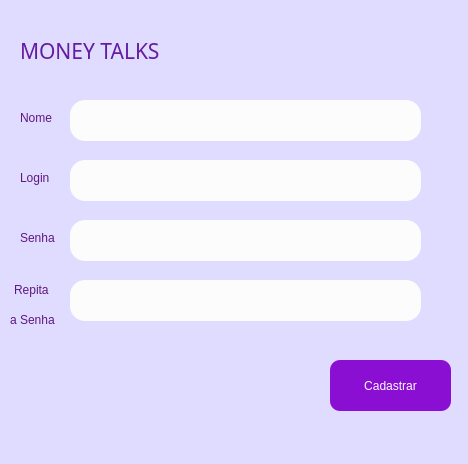
<?xml version="1.0" encoding="UTF-8"?>
<ui version="4.0">
 <class>MainWindow</class>
 <widget class="QMainWindow" name="MainWindow">
  <property name="geometry">
   <rect>
    <x>0</x>
    <y>0</y>
    <width>468</width>
    <height>464</height>
   </rect>
  </property>
  <property name="windowTitle">
   <string>Cadastro</string>
  </property>
  <property name="styleSheet">
   <string notr="true">background-color: rgb(224, 220, 255);</string>
  </property>
  <widget class="QWidget" name="centralwidget">
   <widget class="QLineEdit" name="lineEdit">
    <property name="geometry">
     <rect>
      <x>70</x>
      <y>100</y>
      <width>351</width>
      <height>41</height>
     </rect>
    </property>
    <property name="styleSheet">
     <string notr="true">border-color: rgb(100, 8, 108);
background-color: rgb(252, 252, 252);
font: 9pt &quot;MS Shell Dlg 2&quot;;
border-radius: 15px;</string>
    </property>
   </widget>
   <widget class="QLineEdit" name="lineEdit_2">
    <property name="geometry">
     <rect>
      <x>70</x>
      <y>160</y>
      <width>351</width>
      <height>41</height>
     </rect>
    </property>
    <property name="styleSheet">
     <string notr="true">border-color: rgb(100, 8, 108);
background-color: rgb(252, 252, 252);
font: 9pt &quot;MS Shell Dlg 2&quot;;
border-radius: 15px;</string>
    </property>
   </widget>
   <widget class="QLineEdit" name="lineEdit_3">
    <property name="geometry">
     <rect>
      <x>70</x>
      <y>220</y>
      <width>351</width>
      <height>41</height>
     </rect>
    </property>
    <property name="styleSheet">
     <string notr="true">border-color: rgb(100, 8, 108);
background-color: rgb(252, 252, 252);
font: 9pt &quot;MS Shell Dlg 2&quot;;
border-radius: 15px;</string>
    </property>
    <property name="echoMode">
     <enum>QLineEdit::Password</enum>
    </property>
   </widget>
   <widget class="QLineEdit" name="lineEdit_4">
    <property name="geometry">
     <rect>
      <x>70</x>
      <y>280</y>
      <width>351</width>
      <height>41</height>
     </rect>
    </property>
    <property name="styleSheet">
     <string notr="true">border-color: rgb(100, 8, 108);
background-color: rgb(252, 252, 252);
font: 9pt &quot;MS Shell Dlg 2&quot;;
border-radius: 15px;</string>
    </property>
    <property name="echoMode">
     <enum>QLineEdit::Password</enum>
    </property>
   </widget>
   <widget class="QLabel" name="label">
    <property name="geometry">
     <rect>
      <x>90</x>
      <y>340</y>
      <width>301</width>
      <height>16</height>
     </rect>
    </property>
    <property name="styleSheet">
     <string notr="true">color: rgb(170, 0, 0);
font: 9pt &quot;MS Shell Dlg 2&quot;;</string>
    </property>
    <property name="text">
     <string/>
    </property>
   </widget>
   <widget class="QLabel" name="label_2">
    <property name="geometry">
     <rect>
      <x>20</x>
      <y>110</y>
      <width>41</width>
      <height>16</height>
     </rect>
    </property>
    <property name="styleSheet">
     <string notr="true">color: rgb(96, 23, 127);
font: 9pt &quot;MS Shell Dlg 2&quot;;</string>
    </property>
    <property name="text">
     <string>Nome</string>
    </property>
   </widget>
   <widget class="QLabel" name="label_3">
    <property name="geometry">
     <rect>
      <x>20</x>
      <y>170</y>
      <width>41</width>
      <height>16</height>
     </rect>
    </property>
    <property name="styleSheet">
     <string notr="true">color: rgb(96, 23, 127);
font: 9pt &quot;MS Shell Dlg 2&quot;;</string>
    </property>
    <property name="text">
     <string>Login</string>
    </property>
   </widget>
   <widget class="QLabel" name="label_4">
    <property name="geometry">
     <rect>
      <x>20</x>
      <y>230</y>
      <width>41</width>
      <height>16</height>
     </rect>
    </property>
    <property name="styleSheet">
     <string notr="true">color: rgb(96, 23, 127);
font: 9pt &quot;MS Shell Dlg 2&quot;;</string>
    </property>
    <property name="text">
     <string>Senha</string>
    </property>
   </widget>
   <widget class="QLabel" name="label_5">
    <property name="geometry">
     <rect>
      <x>10</x>
      <y>310</y>
      <width>61</width>
      <height>20</height>
     </rect>
    </property>
    <property name="styleSheet">
     <string notr="true">color: rgb(96, 23, 127);
font: 9pt &quot;MS Shell Dlg 2&quot;;</string>
    </property>
    <property name="text">
     <string>a Senha</string>
    </property>
   </widget>
   <widget class="QPushButton" name="pushButton">
    <property name="geometry">
     <rect>
      <x>330</x>
      <y>360</y>
      <width>121</width>
      <height>51</height>
     </rect>
    </property>
    <property name="styleSheet">
     <string notr="true">font: 75 9pt &quot;MS Shell Dlg 2&quot;;
color: rgb(252, 252, 252);
background-color: rgb(176, 56, 114);
background-color: rgb(139, 15, 211);
border-radius: 10px;</string>
    </property>
    <property name="text">
     <string>Cadastrar</string>
    </property>
   </widget>
   <widget class="QLabel" name="label_7">
    <property name="geometry">
     <rect>
      <x>390</x>
      <y>20</y>
      <width>71</width>
      <height>61</height>
     </rect>
    </property>
    <property name="text">
     <string/>
    </property>
    <property name="pixmap">
     <pixmap>../../OneDrive/Área de Trabalho/Icones/cadastro (0.png</pixmap>
    </property>
   </widget>
   <widget class="QLabel" name="label_8">
    <property name="geometry">
     <rect>
      <x>14</x>
      <y>280</y>
      <width>41</width>
      <height>20</height>
     </rect>
    </property>
    <property name="styleSheet">
     <string notr="true">color: rgb(96, 23, 127);
font: 9pt &quot;MS Shell Dlg 2&quot;;</string>
    </property>
    <property name="text">
     <string>Repita</string>
    </property>
   </widget>
   <widget class="QLabel" name="label_9">
    <property name="geometry">
     <rect>
      <x>310</x>
      <y>400</y>
      <width>51</width>
      <height>41</height>
     </rect>
    </property>
    <property name="text">
     <string/>
    </property>
    <property name="pixmap">
     <pixmap>../../OneDrive/Área de Trabalho/Icones/icons8-certo-32.png</pixmap>
    </property>
   </widget>
   <widget class="QLabel" name="label_6">
    <property name="geometry">
     <rect>
      <x>20</x>
      <y>40</y>
      <width>181</width>
      <height>21</height>
     </rect>
    </property>
    <property name="font">
     <font>
      <family>Sans Serif Collection</family>
      <pointsize>16</pointsize>
     </font>
    </property>
    <property name="styleSheet">
     <string notr="true">color: rgb(101, 27, 162);</string>
    </property>
    <property name="text">
     <string>MONEY TALKS</string>
    </property>
   </widget>
   <zorder>label_9</zorder>
   <zorder>label_5</zorder>
   <zorder>lineEdit</zorder>
   <zorder>lineEdit_2</zorder>
   <zorder>lineEdit_3</zorder>
   <zorder>label</zorder>
   <zorder>label_2</zorder>
   <zorder>label_3</zorder>
   <zorder>label_4</zorder>
   <zorder>pushButton</zorder>
   <zorder>label_7</zorder>
   <zorder>label_8</zorder>
   <zorder>lineEdit_4</zorder>
   <zorder>label_6</zorder>
  </widget>
  <widget class="QStatusBar" name="statusbar"/>
 </widget>
 <resources/>
 <connections/>
</ui>
